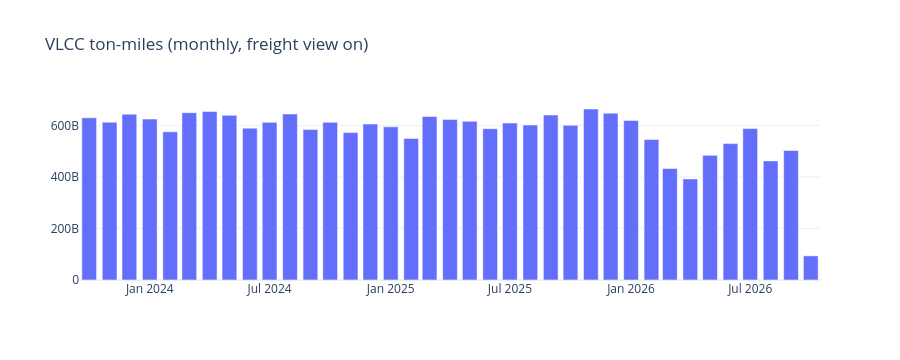

Notebook code for this chart:
### Markdown cell above
## F — VLCC ton-miles (monthly)

Regime, not a one-week trade. Up with flat volumes = longer-haul (Atlantic to Asia).

Pulled as `FreightMetricsSeries` split by **vesselTypeOil** → VLCC column (`Total` + VLCC filter returns empty on this account).

### Code cell
tm_start = date.today().replace(year=date.today().year - 3)
# New cache key after VesselTypeOil fix (old parquet had empty Total).
tm = cached("kpler_tonmiles_vlcc_m_vto", lambda: kp.tonmiles_vlcc(cfg, tm_start))
fig = go.Figure()
if not tm.empty and tm["ton_miles"].notna().any():
    fig.add_trace(go.Bar(x=tm["Date"], y=tm["ton_miles"], name="kt·nmi"))
    display(Markdown(f"Last non-null: **{tm.dropna(subset=['ton_miles']).iloc[-1]['Date'].date()}** "
                     f"= {tm.dropna(subset=['ton_miles']).iloc[-1]['ton_miles']:,.0f} kt·nmi."))
else:
    display(Markdown("_No VLCC ton-miles — check FreightMetrics entitlement / split._"))
fig.update_layout(title="VLCC ton-miles (monthly, freight view on)", template="plotly_white", height=360)
fig.show()

### Figure 1 — Plotly figure (JSON) as saved in the notebook; plotly's stock layout.template omitted (floating-point values rounded to 4 significant figures)
{"data": [{"name": "kt·nmi", "type": "bar", "x": ["2023-10-01T00:00:00", "2023-11-01T00:00:00", "2023-12-01T00:00:00", "2024-01-01T00:00:00", "2024-02-01T00:00:00", "2024-03-01T00:00:00", "2024-04-01T00:00:00", "2024-05-01T00:00:00", "2024-06-01T00:00:00", "2024-07-01T00:00:00", "2024-08-01T00:00:00", "2024-09-01T00:00:00", "2024-10-01T00:00:00", "2024-11-01T00:00:00", "2024-12-01T00:00:00", "2025-01-01T00:00:00", "2025-02-01T00:00:00", "2025-03-01T00:00:00", "2025-04-01T00:00:00", "2025-05-01T00:00:00", "2025-06-01T00:00:00", "2025-07-01T00:00:00", "2025-08-01T00:00:00", "2025-09-01T00:00:00", "2025-10-01T00:00:00", "2025-11-01T00:00:00", "2025-12-01T00:00:00", "2026-01-01T00:00:00", "2026-02-01T00:00:00", "2026-03-01T00:00:00", "2026-04-01T00:00:00", "2026-05-01T00:00:00", "2026-06-01T00:00:00", "2026-07-01T00:00:00", "2026-08-01T00:00:00", "2026-09-01T00:00:00", "2026-10-01T00:00:00"], "y": [629300000000.0, 612300000000.0, 643500000000.0, 624400000000.0, 575000000000.0, 649200000000.0, 653600000000.0, 638900000000.0, 589300000000.0, 611700000000.0, 644300000000.0, 583800000000.0, 611800000000.0, 572000000000.0, 605300000000.0, 594300000000.0, 549100000000.0, 634500000000.0, 623000000000.0, 615900000000.0, 587100000000.0, 609000000000.0, 601600000000.0, 640400000000.0, 600300000000.0, 663600000000.0, 647500000000.0, 619100000000.0, 545300000000.0, 432600000000.0, 392300000000.0, 483800000000.0, 529200000000.0, 587600000000.0, 462100000000.0, 502400000000.0, 93690000000.0]}], "layout": {"height": 360, "title": {"text": "VLCC ton-miles (monthly, freight view on)"}}}
